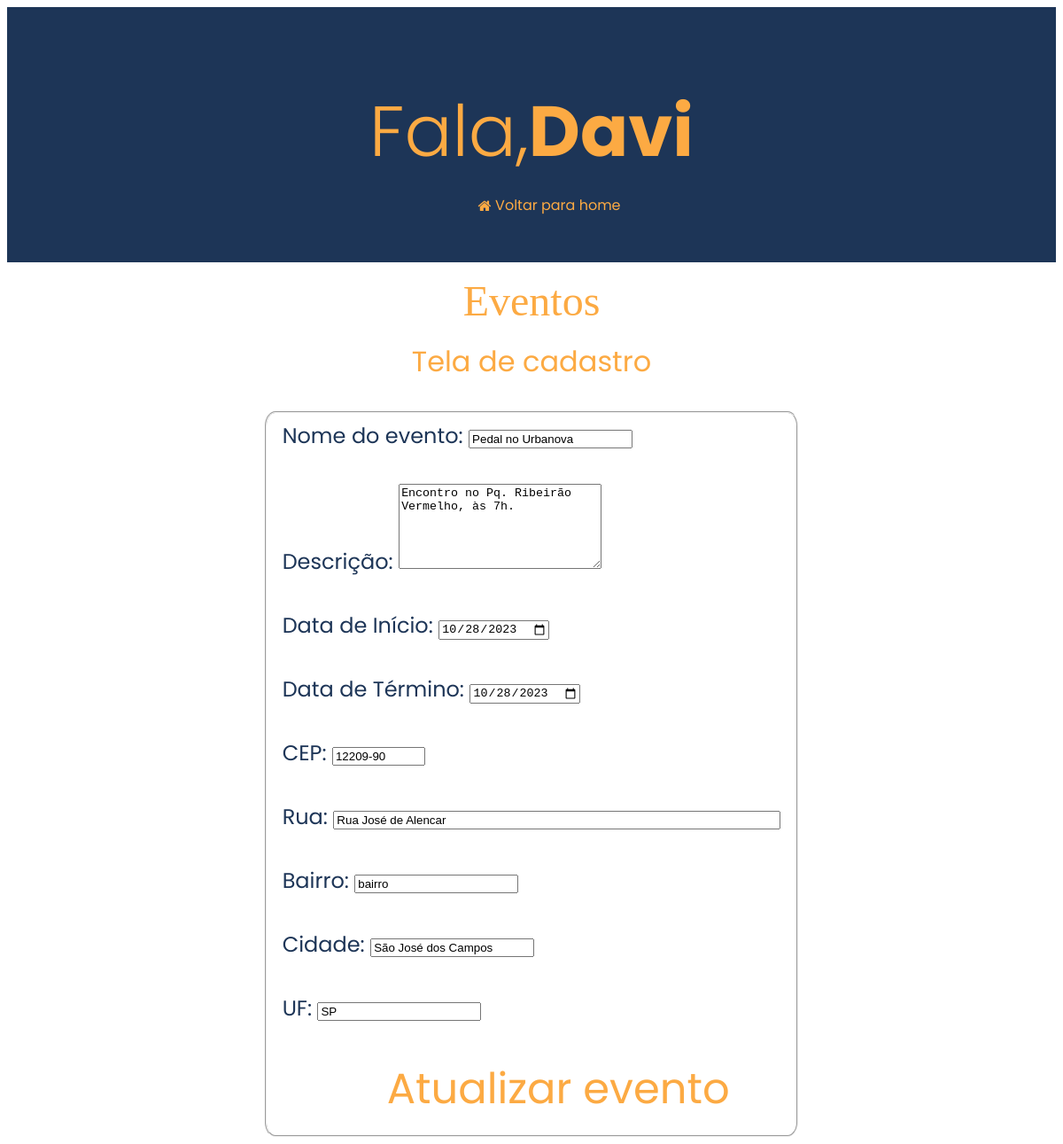
/pages/events/eventsedit.php?id_evento=19 (signed in), run on the app's committed database.
### tables this page shows
CREATE TABLE `eventos` (
  `id` int(11) NOT NULL,
  `nome_ev` varchar(100) NOT NULL,
  `descricao` varchar(1200) NOT NULL,
  `data_inicio` date NOT NULL,
  `data_fim` date NOT NULL,
  `cep` varchar(8) NOT NULL,
  `rua` varchar(100) NOT NULL,
  `bairro` varchar(40) NOT NULL,
  `cidade` varchar(50) NOT NULL,
  `estado` varchar(40) NOT NULL,
  `path_img` varchar(255) NOT NULL,
  `usuario_id` int(11) NOT NULL
);

### controllers/editar_evento.php (called while the page is built, shortened)
<?php
    require_once '../../assets/db/connect.php';
    if(isset($_GET['id_evento'])){
        $result_evento = mysqli_query($conexao, "SELECT * FROM `eventos` WHERE `id` = " . $_GET['id_evento']);
        $numero_result = mysqli_num_rows($result_evento);
        if($numero_result == 1){
            $edit_evento = mysqli_fetch_array($result_evento);
                    ?>
                    <?php
        }
    }
?>

### pages/events/eventsedit.php (the view, shortened to what this page needs)
<?php
    require_once "../../controllers/editar_evento.php";
?>
<!DOCTYPE html>
<html lang="pt-br">
<head>
    <link rel="stylesheet" href="./css/eventscrud.css">
    <link rel="stylesheet" href="https://cdnjs.cloudflare.com/ajax/libs/font-awesome/4.7.0/css/font-awesome.min.css">
    <link href="https://unpkg.com/boxicons@2.1.2/css/boxicons.min.css" rel="stylesheet" />
</head>
<body>
    <div class="title">
        <div class="hero">
            <h1>Fala, <strong><?php echo $_SESSION['nome']; ?></strong></h1>
            <ul class="icons">
                <a href="../home/index.php" style="text-decoration: none;"><i class="fa fa-home"
                        style="color: #fcaa43; justify-content: center; align-items: center; display: flex;"><span
                            style="font-family: Poppins, serif; margin-left: 0.3rem;"> Voltar para home</span></i></a>
        </div><br><br><br>
        <p><span style="font-family: Grafite;"> Eventos</span></p><br>
        <p style="font-size: 2rem; margin-top: -4rem;">Tela de cadastro</p>
    </div>
    <div class="container">
        <fieldset>
            <form enctype="multipart/form-data" action="" method="POST">
            Nome do evento: <input type="text" name="a_nome_ev" maxlength="100" value="<?php echo $edit_evento[1]; ?>" required><br><br>
        Descrição: <textarea type="text" name="a_descricao" maxlength="1200" rows="6" cols="26"><?php echo $edit_evento[2]; ?></textarea><br><br>
        Data de Início: <input type="date" name="a_data_inicio" value="<?php echo $edit_evento[3]; ?>" pattern="YYYY-MM-DD" required><br><br>
        Data de Término: <input type="date" name="a_data_fim" value="<?php echo $edit_evento[4]; ?>" pattern="YYYY-MM-DD" required><br><br>
        CEP: <input name="a_cep" type="text" id="cep" value="<?php echo $edit_evento[5]; ?>" size="10" maxlength="9"
               onblur="pesquisacep(this.value);"><br><br>
        Rua: <input name="a_rua" type="text" id="rua" value="<?php echo $edit_evento[6]; ?>" size="60" required><br><br>
        Bairro: <input name="a_bairro" type="text" id="bairro" value="<?php echo $edit_evento[7]; ?>" required><br><br>
        Cidade: <input name="a_cidade" type="text" id="cidade" value="<?php echo $edit_evento[8]; ?>" required><br><br>
        UF: <input name="a_estado" type="text" id="uf" value="<?php echo $edit_evento[9]; ?>" required><br><br>
                <button type="submit">Atualizar evento</button>
            </form>
        </fieldset>
    </div>
</body>
</html>

### pages/events/css/eventscrud.css (style rules this page uses)
body { font-family: Poppins, serif; font-size: 1rem; line-height: 1.5; background-color: #fff; }
.title h1 { color: #fcaa43; justify-content: center; align-items: center; display: flex; font-size: 5rem; }
.title p { color: #fcaa43; justify-content: center; align-items: center; display: flex; font-size: 3rem; margin-top: -4rem; }
.hero { width: 100%; height: 18rem; background: #1d3557; display: table; }
h1 { color: #1d3557; text-align: center; margin: 0; padding: 0; display: table-cell; vertical-align: middle; text-align: center; color: #fff; font-weight: 300; margin-top: 5rem; }
.container fieldset { color: #1d3557; }
fieldset { color: black; border-radius: 2%; }
.container { justify-content: center; align-items: center; display: flex; font-size: 1.5rem; }
button { font-family: 'Poppins', serif; color: #fcaa43; background-color: transparent; font-size: 3rem; border: none; margin-left: 7rem; cursor: pointer; }

### data on the page
eventos: a_nome_ev "Pedal no Urbanova", a_descricao "Encontro no Pq. Ribeirão Vermelho, às 7h.", a_data_inicio "10/28/2023", a_data_fim "10/28/2023", a_cep "12209-90", a_rua "Rua José de Alencar", a_bairro "bairro", a_cidade "São José dos Campos", a_estado "SP"

### other printed values
$_SESSION['nome'] "Davi"
